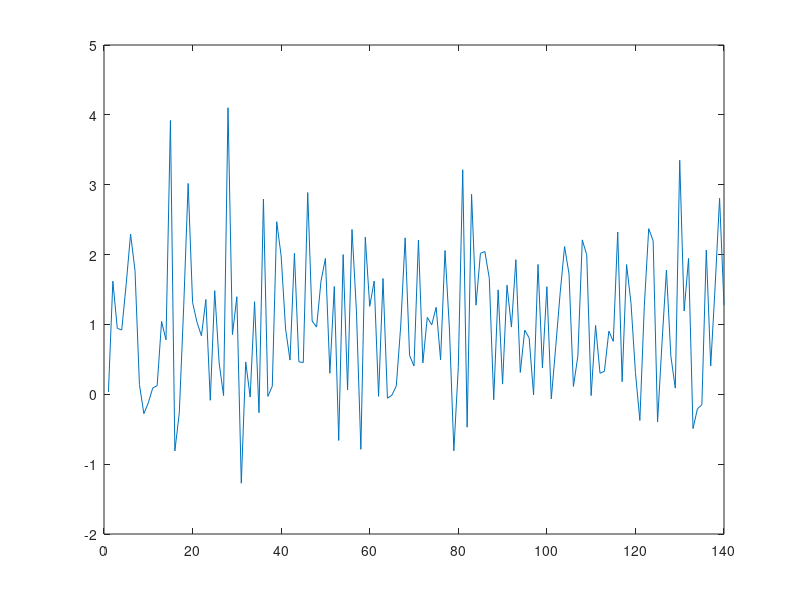

MATLAB code for this plot:

clear all; close all; clc;

% this plot shows nothing special

% Some documentation here.. bla bla
r = normrnd(1,3,[1 100]);
plot(r)

% Another plot seems good here
r = normrnd(1,1,[1 140]);
plot(r)
